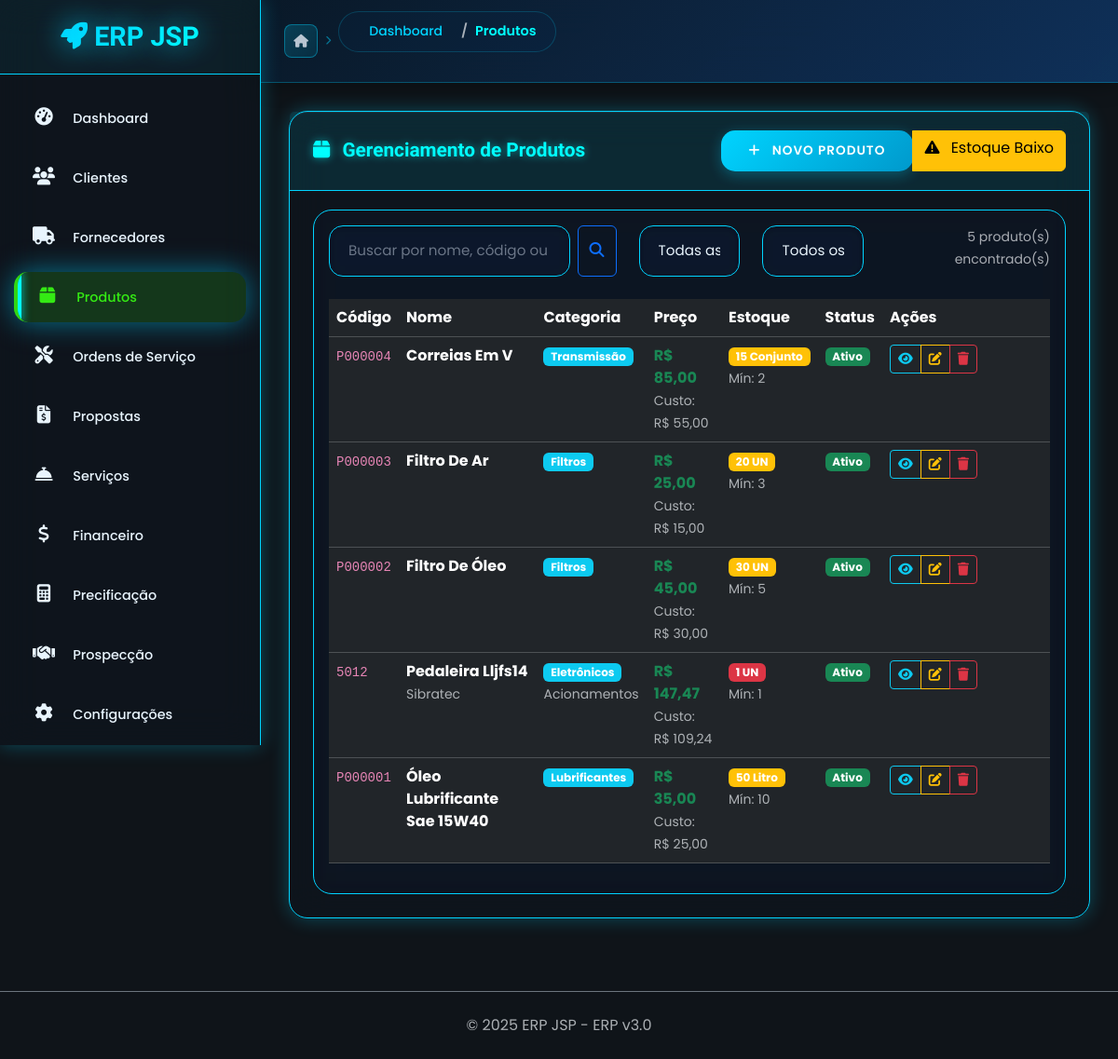
Screenshot of /produto/listar with the database file from the repository.
### app/produto/produto_model.py (models this page shows, shortened)
class Produto(BaseModel):
    __tablename__ = 'produtos'
    nome = db.Column(db.String(100), nullable=False, index=True)
    descricao = db.Column(db.Text)
    codigo = db.Column(db.String(50), unique=True, index=True)
    codigo_barras = db.Column(db.String(50), unique=True, index=True)
    categoria = db.Column(db.String(50), index=True)
    subcategoria = db.Column(db.String(50))
    marca = db.Column(db.String(50))
    modelo = db.Column(db.String(50))
    unidade_medida = db.Column(db.String(10), default='UN')  # UN, KG, M, L, etc.
    peso = db.Column(db.Numeric(10, 3))
    dimensoes = db.Column(db.String(50))  # Ex: 10x20x30 cm
    preco_custo = db.Column(db.Numeric(10, 2), default=0)
    preco_venda = db.Column(db.Numeric(10, 2), default=0)
    margem_lucro = db.Column(db.Numeric(5, 2), default=0)  # Percentual
    markup = db.Column(db.Numeric(5, 2), default=0)  # Percentual de markup sobre o custo
    estoque_atual = db.Column(db.Integer, default=0)
    estoque_minimo = db.Column(db.Integer, default=0)
    estoque_maximo = db.Column(db.Integer, default=0)
    controla_estoque = db.Column(db.Boolean, default=True)
    fornecedor_id = db.Column(db.Integer, db.ForeignKey('fornecedores.id'), nullable=True)
    status = db.Column(db.String(20), default='ativo')  # ativo, inativo, descontinuado
    observacoes = db.Column(db.Text)
    @property
    def nome_display(self):
        return self.nome.title() if self.nome else ''
    @property
    def codigo_display(self):
        return self.codigo or f'P{self.id:06d}'
    @property
    def preco_custo_formatado(self):
        if self.preco_custo:
            return f'R$ {float(self.preco_custo):.2f}'.replace('.', ',')
        return 'R$ 0,00'
    @property
    def preco_venda_formatado(self):
        if self.preco_venda:
            return f'R$ {float(self.preco_venda):.2f}'.replace('.', ',')
        return 'R$ 0,00'
    @property
    def situacao_estoque(self):
        if not self.controla_estoque:
            return 'sem_controle'
        if self.estoque_atual <= self.estoque_minimo:
            return 'baixo'
        elif self.estoque_atual >= self.estoque_maximo:
            return 'alto'
        else:
            return 'normal'

### app/produto/produto_routes.py (the view, shortened to what this page needs)
@produto_bp.route('/')
@produto_bp.route('/listar')
def listar():
    busca = request.args.get('busca', '').strip()
    categoria = request.args.get('categoria', '').strip()
    status = request.args.get('status', '').strip()
    query = Produto.query.filter_by(ativo=True)
    if categoria:
        query = query.filter(Produto.categoria.ilike(f'%{categoria}%'))
    if status:
        query = query.filter_by(status=status)
    produtos = query.order_by(Produto.nome).all()
    categorias = db.session.query(Produto.categoria).filter(
        Produto.categoria.isnot(None),
        Produto.ativo == True
    ).distinct().all()
    categorias = [cat[0] for cat in categorias if cat[0]]
    return render_template('produto/listar.html',
                         produtos=produtos,
                         busca=busca,
                         categoria=categoria,
                         status=status,
                         categorias=categorias)

### app/auth/auth_routes.py (called while the page is built)
@auth_bp.app_context_processor
def inject_auth_vars():
    return {
        'current_user': current_user,
        'is_authenticated': current_user.is_authenticated if current_user else False
    }

### app/produto/templates/produto/listar.html (shortened to what this page needs)
{% extends "base.html" %}
{% block breadcrumb %}
<nav aria-label="breadcrumb">
    <ol class="breadcrumb">
        <li class="breadcrumb-item"><a href="{{ url_for('painel.dashboard') }}">Dashboard</a></li>
        <li class="breadcrumb-item active">Produtos</li>
    </ol>
</nav>
{% endblock %}
{% block content %}
<div class="row">
    <div class="col-12">
        <div class="card">
            <div class="card-header d-flex justify-content-between align-items-center">
                <h4 class="mb-0">
                    <i class="fas fa-box me-2"></i>
                    Gerenciamento de Produtos
                </h4>
                <div class="btn-group">
                    <a href="{{ url_for('produto.novo') }}" class="btn btn-primary">
                        <i class="fas fa-plus me-2"></i>
                        Novo Produto
                    </a>
                    <a href="{{ url_for('produto.estoque_baixo') }}" class="btn btn-warning">
                        <i class="fas fa-exclamation-triangle me-2"></i>
                        Estoque Baixo
                    </a>
                </div>
            </div>
            <div class="card-body">
                <div class="row mb-4">
                    <div class="col-md-5">
                        <form method="GET" class="d-flex">
                            <input type="text"
                                   name="busca"
                                   class="form-control me-2"
                                   placeholder="Buscar por nome, código ou marca..."
                                   value="{{ busca }}"
                                   autocomplete="off">
                            <button type="submit" class="btn btn-outline-primary">
                                <i class="fas fa-search"></i>
                            </button>
                        </form>
                    </div>
                    <div class="col-md-2">
                        {% if categorias %}
                        <select class="form-select" id="filtro-categoria" onchange="filtrarPorCategoria()">
                            <option value="">Todas as categorias</option>
                        </select>
                        {% endif %}
                    </div>
                    <div class="col-md-2">
                        <select class="form-select" id="filtro-status" onchange="filtrarPorStatus()">
                            <option value="">Todos os status</option>
                        </select>
                    </div>
                    <div class="col-md-3 text-end">
                        <small class="text-muted">
                            {{ produtos|length }} produto(s) encontrado(s)
                        </small>
                    </div>
                </div>
                {% if produtos %}
                <div class="table-responsive">
                    <table class="table table-dark table-hover">
                        <thead>
                            <tr>
                                <th>Código</th>
                                <th>Nome</th>
                                <th>Categoria</th>
                                <th>Preço</th>
                                <th>Estoque</th>
                                <th>Status</th>
                                <th width="180">Ações</th>
                            </tr>
                        </thead>
                        <tbody>
                            {% for produto in produtos %}
                            <tr>
                                <td>
                                    <code>{{ produto.codigo_display }}</code>
                                </td>
                                <td>
                                    <div>
                                        <strong>{{ produto.nome_display }}</strong>
                                        {% if produto.marca %}
                                        <br><small class="text-muted">{{ produto.marca }}</small>
                                        {% endif %}
                                    </div>
                                </td>
                                <td>
                                    {% if produto.categoria %}
                                        <span class="badge bg-info">{{ produto.categoria }}</span>
                                        {% if produto.subcategoria %}
                                        <br><small class="text-muted">{{ produto.subcategoria }}</small>
                                        {% endif %}
                                    {% else %}
                                        <span class="text-muted">-</span>
                                    {% endif %}
                                </td>
                                <td>
                                    <div class="text-success fw-bold">{{ produto.preco_venda_formatado }}</div>
                                    {% if produto.preco_custo %}
                                    <small class="text-muted">Custo: {{ produto.preco_custo_formatado }}</small>
                                    {% endif %}
                                </td>
                                <td>
                                    {% if produto.controla_estoque %}
                                        {% set situacao = produto.situacao_estoque %}
                                        <span class="badge bg-{% if situacao == 'baixo' %}danger{% elif situacao == 'alto' %}warning{% else %}success{% endif %}">
                                            {{ produto.estoque_atual }} {{ produto.unidade_medida }}
                                        </span>
                                        {% if produto.estoque_minimo %}
                                        <br><small class="text-muted">Mín: {{ produto.estoque_minimo }}</small>
                                        {% endif %}
                                    {% else %}
                                        <span class="text-muted">Sem controle</span>
                                    {% endif %}
                                </td>
                                <td>
                                    <span class="badge bg-{% if produto.status == 'ativo' %}success{% elif produto.status == 'inativo' %}secondary{% else %}danger{% endif %}">
                                        {{ produto.status.title() }}
                                    </span>
                                </td>
                                <td>
                                    <div class="btn-group btn-group-sm" role="group">
                                        <a href="{{ url_for('produto.visualizar', id=produto.id) }}"
                                           class="btn btn-outline-info"
                                           title="Visualizar">
                                            <i class="fas fa-eye"></i>
                                        </a>
                                        <a href="{{ url_for('produto.editar', id=produto.id) }}"
                                           class="btn btn-outline-warning"
                                           title="Editar">
                                            <i class="fas fa-edit"></i>
                                        </a>
                                        <a href="javascript:void(0)"
                                           class="btn btn-outline-danger"
                                           onclick="confirmarExclusao('{{ produto.nome }}', '{{ url_for('produto.excluir', id=produto.id) }}')"
                                           title="Excluir">
                                            <i class="fas fa-trash"></i>
                                        </a>
                                    </div>
                                </td>
                            </tr>
                            {% endfor %}
                        </tbody>
                    </table>
                </div>
                {% endif %}
            </div>
        </div>
    </div>
</div>
{% endblock %}

### static/css/neon-theme.css (style rules this page uses)
:root { --neon-blue: #00d4ff; --neon-cyan: #00ffff; --neon-orange: #ff6b35; --neon-pink: #ff006e; --neon-green: #39ff14; --bg-primary: #0a0a0f; --bg-secondary: #1a1a2e; --bg-tertiary: #16213e; --bg-card: #0f3460; --bg-glass: rgba(15, 52, 96, 0.1); --gradient-primary: linear-gradient(135deg, var(--neon-blue) 0%, var(--neon-cyan) 100%); --gradient-secondary: linear-gradient(135deg, var(--neon-orange) 0%, var(--neon-pink) 100%); --gradient-bg: linear-gradient(135deg, #0a0a0f 0%, #1a1a2e 50%, #16213e 100%); --shadow-blue: 0 0 20px rgba(0, 212, 255, 0.3); --shadow-orange: 0 0 20px rgba(255, 107, 53, 0.3); --shadow-glow: 0 0 30px rgba(0, 212, 255, 0.5); --text-primary: #ffffff; --text-secondary: #b8c5d1; --text-muted: #6b7688; --text-neon: var(--neon-cyan); --sidebar-width: 280px; --sidebar-collapsed: 80px; }
* { margin: 0; padding: 0; box-sizing: border-box; }
html, body { height: 100%; font-family: 'Poppins', sans-serif; background: var(--gradient-bg); color: var(--text-primary); overflow-x: hidden; }
.breadcrumb-modern a { color: var(--text-secondary); text-decoration: none; font-size: 14px; font-weight: 500; padding: 6px 12px; border-radius: 8px; transition: all 0.3s ease; }
.neon-card, .card { background: rgba(15, 52, 96, 0.1); backdrop-filter: blur(20px); border: 1px solid rgba(0, 212, 255, 0.3); border-radius: 20px; padding: 25px; box-shadow: var(--shadow-blue), inset 0 1px 0 rgba(255, 255, 255, 0.1); transition: all 0.3s ease; }
.card-header { border-bottom: 1px solid rgba(0, 212, 255, 0.2); background: rgba(0, 212, 255, 0.05); padding: 20px 25px; margin: -25px -25px 20px -25px; border-radius: 20px 20px 0 0; color: var(--neon-cyan); }
.card-title, h1, h2, h3, h4 { font-family: 'Orbitron', monospace; font-size: 1.3rem; font-weight: 700; color: var(--neon-cyan); margin: 0; text-shadow: 0 0 10px rgba(0, 255, 255, 0.5); }
.form-control { background: rgba(15, 52, 96, 0.2) !important; border: 2px solid rgba(0, 212, 255, 0.3) !important; border-radius: 12px !important; padding: 12px 20px !important; color: var(--text-primary) !important; font-size: 0.95rem !important; transition: all 0.3s ease !important; }
.form-control::placeholder { color: var(--text-muted) !important; }
.form-select { background: rgba(15, 52, 96, 0.2) !important; border: 2px solid rgba(0, 212, 255, 0.3) !important; border-radius: 12px !important; padding: 12px 45px 12px 20px !important; color: var(--text-primary) !important; font-size: 0.95rem !important; transition: all 0.3s ease !important; appearance: none !important; -webkit-appearance: none !important; -moz-appearance: none !important; background-repeat: no-repeat !important; background-position: right 12px center !important; background-size: 16px 12px !important; }
.btn-neon-primary, .btn-primary { background: var(--gradient-primary); border: 2px solid var(--neon-blue); border-radius: 12px; padding: 12px 25px; font-weight: 600; color: white !important; text-transform: uppercase; letter-spacing: 0.5px; font-size: 0.85rem; transition: all 0.3s ease; box-shadow: var(--shadow-blue); text-decoration: none; }
.breadcrumb-neon, .breadcrumb { background: rgba(15, 52, 96, 0.1); border: 1px solid rgba(0, 212, 255, 0.2); border-radius: 25px; padding: 10px 20px; margin-bottom: 20px; }
.breadcrumb-neon .breadcrumb-item, .breadcrumb .breadcrumb-item { color: var(--text-secondary); font-size: 0.9rem; }
.breadcrumb-neon .breadcrumb-item.active, .breadcrumb .breadcrumb-item.active { color: var(--neon-cyan); font-weight: 600; }
input.form-control, textarea.form-control { background-image: none !important; padding-right: 20px !important; }

### rows the page displays
Produto: codigo_display "P000004", nome_display "Correias Em V", categoria "Transmissão", preco_venda_formatado "R$ 85,00", preco_custo_formatado "R$ 55,00", estoque_atual "15", unidade_medida "Conjunto", estoque_minimo "2", status "Ativo"
Produto: codigo_display "P000003", nome_display "Filtro De Ar", categoria "Filtros", preco_venda_formatado "R$ 25,00", preco_custo_formatado "R$ 15,00", estoque_atual "20", unidade_medida "UN", estoque_minimo "3", status "Ativo"
Produto: codigo_display "P000002", nome_display "Filtro De Óleo", categoria "Filtros", preco_venda_formatado "R$ 45,00", preco_custo_formatado "R$ 30,00", estoque_atual "30", unidade_medida "UN", estoque_minimo "5", status "Ativo"
Produto: codigo_display "5012", nome_display "Pedaleira Lljfs14", marca "Sibratec", categoria "Eletrônicos", subcategoria "Acionamentos", preco_venda_formatado "R$ 147,47", preco_custo_formatado "R$ 109,24", estoque_atual "1", unidade_medida "UN", estoque_minimo "1", status "Ativo"
Produto: codigo_display "P000001", nome_display "Óleo Lubrificante Sae 15W40", categoria "Lubrificantes", preco_venda_formatado "R$ 35,00", preco_custo_formatado "R$ 25,00", estoque_atual "50", unidade_medida "Litro", estoque_minimo "10", status "Ativo"

### other values shown
{{ COMPANY_NAME }} "ERP JSP"
{{ produtos|length }} "5"
{{ SYSTEM_VERSION }} "3.0"
